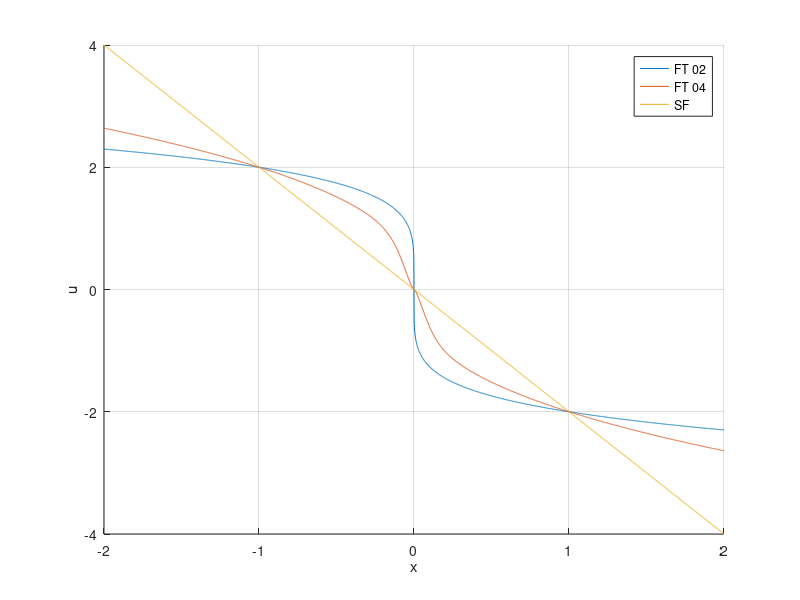

The MATLAB source for this figure: (Note: this script raises an error after producing the figure.)
t=-2:0.001:2;
k=2;
uft2=-k.*sign(t).*abs(t).^0.2;
% uft4=-k.*sign(t).*abs(t).^0.4;
uftt2=-k.*tanh(10*t).*abs(t).^0.4;
% uftt4=-k.*tanh(t).*abs(t).^0.4;
uHL=-k.*t;

hold on
grid on
plot(t,uft2);
% plot(t,uft4);
plot(t,uftt2);
% plot(t,uftt4);
plot(t,uHL);

xlabel('x')
ylabel('u')
legend('FT 02','FT 04','SF')
% legend('FT 02','FT 04','FTt 02','FTt 04')
hold off
%%
syms a k t n
an=0.4;%*ones(size(tn));
kn=1;%*ones(size(tn));
tn=-2:0.01:2;
an=0.5;
nn=10;
% tanh=tanh(a*tn);%tanhの変数のゲインの大きさでどのような挙動になるかを確認
% sgn=sign(tn);

utanh=-k*tanh(n*t)*abs(t)^a;
dutanh=diff(utanh,t);
ddutanh=diff(dutanh,t);
dddutanh=diff(ddutanh,t);



%%
hold on
grid on
plot(tn,tanh);
plot(tn,sgn);
hold off
%% ディラックのΔ関数で無理やり微分

syms  t a k
an=0.4;%*ones(size(tn));
kn=1;%*ones(size(tn));
tn=-2:0.01:2;
% n=[1,2,3,4,5,6,7,9];
uft2=-k.*sign(t).*abs(t).^a;
duft2=diff(uft2,t);%ディラックのΔ関数
dduft2=diff(duft2,t);
ddduft2=diff(dduft2,t);


nuft2=-kn*abs(tn).^an.*sign(tn);

nduft2=- 2*kn.*abs(tn).^an.*dirac(tn) - an.*kn.*abs(tn).^(an - 1).*sign(tn).^2;

ndduft2=- 2*kn.*abs(tn).^an.*dirac(1, tn) - an.*kn.*abs(tn).^(an - 2).*sign(tn).^3*(an - 1) - 6.*an.*kn.*abs(tn).^(an - 1).*dirac(tn).*sign(tn);

nddduft2=- 2.*kn.*abs(tn).^an.*dirac(2, tn) - 12.*an.*kn.*abs(tn).^(an - 1).*dirac(tn).^2 - 8.*an.*kn.*abs(tn).^(an - 1).*sign(tn).*dirac(1, tn) - 12*an.*kn.*abs(tn).^(an - 2).*dirac(tn).*sign(tn).^2.*(an - 1) - an.*kn.*abs(tn).^(an - 3).*sign(tn).^4.*(an - 1).*(an - 2);
hold on
figure(1);
grid on
plot(tn,nuft2);
figure(2);
grid on
plot(tn,nduft2);
figure(3);
grid on
plot(tn,ndduft2);
figure(4);
grid on
plot(tn,nddduft2);